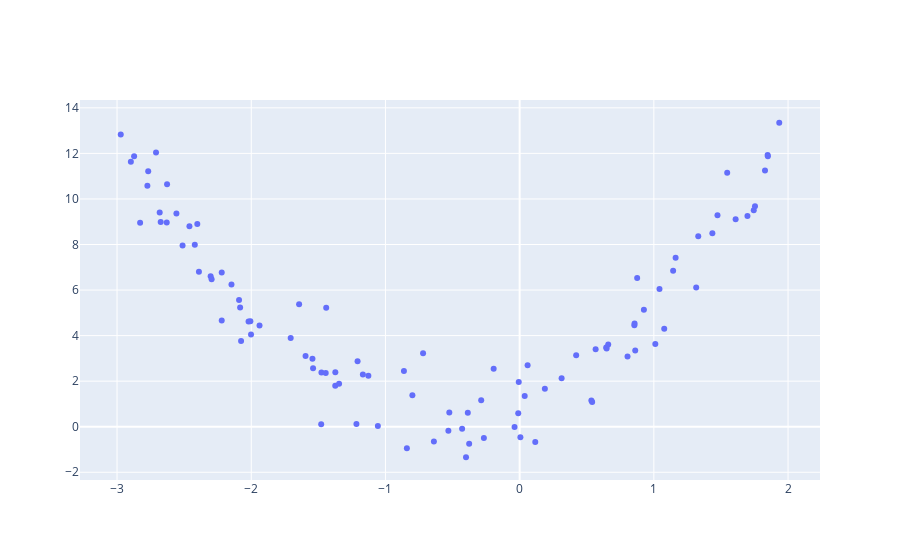

Write notebook code for a chart like this one.
### Code cell
np.random.seed(42)
n = 100
X = np.sort(np.random.rand(n) * 5 - 3)
noise = 1.2*np.random.randn(n)
Y = natures_function(X) + noise
# Reshaping to tall skinny matrices
X = np.expand_dims(X, 1)
Y = np.expand_dims(Y, 1)
pd.DataFrame(dict(X=X.flatten(), Y=Y.flatten())).to_csv("test.csv", index=False)
data_scatter = go.Scatter(x=X.flatten(), y=Y.flatten(), name="data", mode="markers")
go.Figure([data_scatter])
